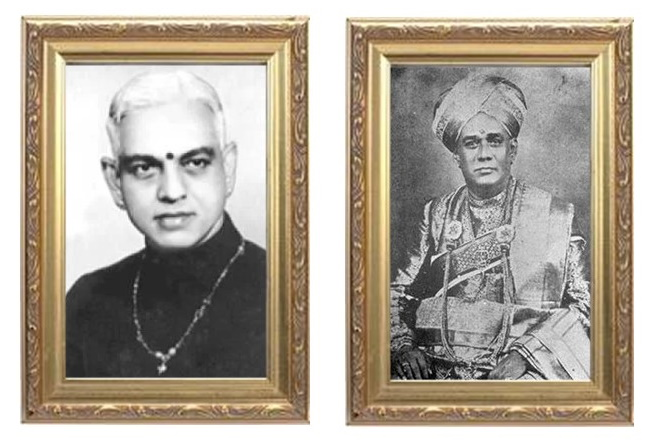
#> input picture GNB-and-MuthaiyaBhagavathar.jpg, 654 x 444 px
$ python edit-image.py
#> lines starting #> are read from the running program, lines starting #| are printed output that depends on the picture
from PIL import Image, ImageFont, ImageDraw

file_name=input('Full file name?: ')
#> the answer given: ../GNB-and-MuthaiyaBhagavathar.jpg
image = Image.open(file_name)
#> image is the input picture: PIL image 654x444 RGB; mean R, G, B 175.4, 165.9, 152.1

width, height = image.size
#> width = 654; height = 444
new_width=round(height/1.15)
#> new_width = 386
new_height=round(width*1.15)
#> new_height = 752

if width > height:
    background = Image.new ('RGBA', (width, new_height), color=(255,255,255,0))
    background.paste(image, ((0,round((new_height-height)/2))))
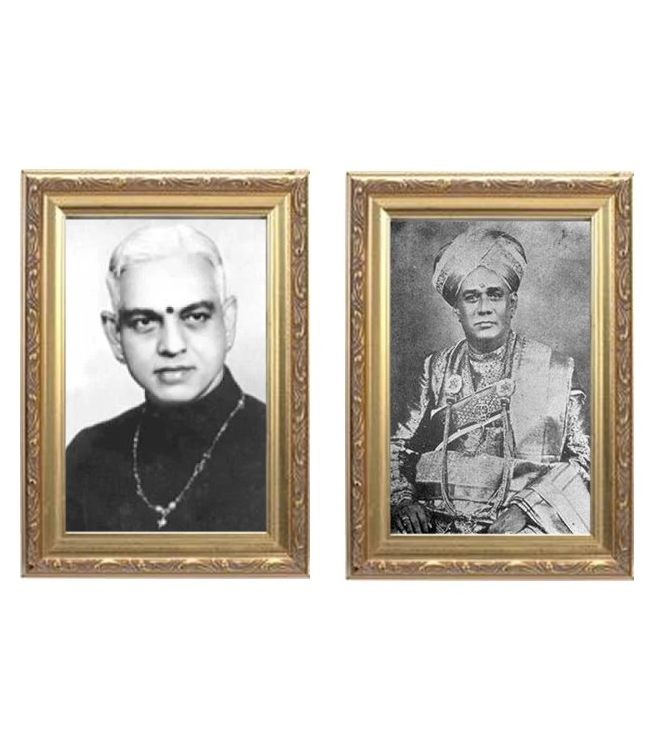
#> background: PIL image 654x752 RGBA; mean R, G, B, A 208, 202.4, 194.3, 150.6; transparent parts drawn white
else:
    background = Image.new ('RGBA', (new_width, height), color=(255,255,255,0))
    background.paste(image, (round((new_width-width)/2),0))

# [9 lines of commented-out code are left out]

background.save(file_name)
